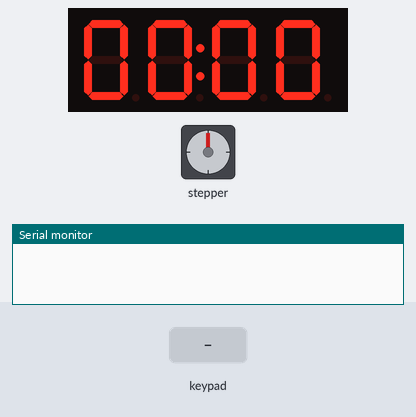
The sketch below on a simulated Arduino Uno, built with avr-gcc and run on an emulated ATmega328P. Shown: stepper motor, 4-digit seven-segment display, the last lines printed to the serial monitor. Wiring (inferred from the names in the program): stepper motor driver (200 steps per turn assumed): step pin 13; direction pin 12. The inputs (shaded band) are chosen by the test bench.

Above: at 1.2 s.
1.3 s: keypad keys 1 1 1 0 9 8 # pressed 0.4 s apart
At 3.6 s:
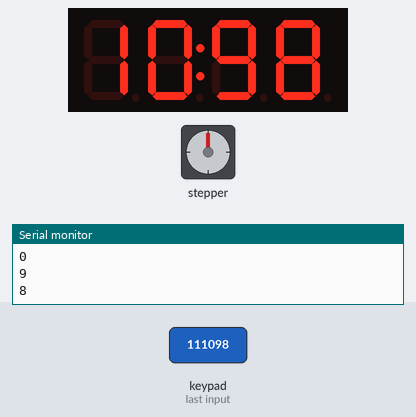
At 11.4 s:
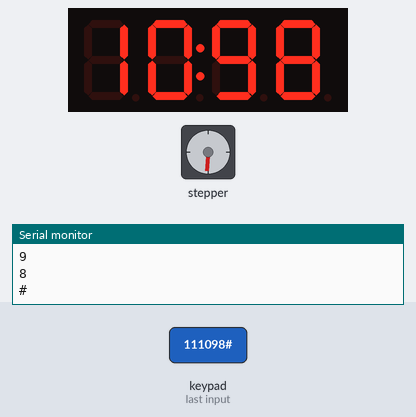
Timing chart, 0 to 19.1 s (numbered marks = the images above; inputs shaded):
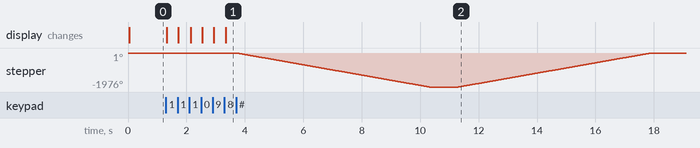

The sketch:

asd.ino
```cpp
#include <TM1637.h>
#include <Keypad.h>
#define leftMotorDirPin 12
#define leftMotorStepPin 13

const int ROW_NUM = 4; //four rows
const int COLUMN_NUM = 4; //four columns

char keys[ROW_NUM][COLUMN_NUM] = {
  {'1', '2', '3', 'A'},
  {'4', '5', '6', 'B'},
  {'7', '8', '9', 'C'},
  {'*', '0', '#', 'D'}
};

byte pin_rows[ROW_NUM] = {11, 10, 9, 8}; //connect to the row pinouts of the keypad
byte pin_column[COLUMN_NUM] = {7, 6, 5, 4}; //connect to the column pinouts of the keypad

Keypad keypad = Keypad( makeKeymap(keys), pin_rows, pin_column, ROW_NUM, COLUMN_NUM );

int CLK = 2;
int DIO = 3;

TM1637 tm(CLK, DIO);

int digit1 = 0;
int digit2 = 0;
int digit3 = 0;
int digit4 = 0;
boolean isMotorRunning = false;
void setup() {
  pinMode(leftMotorStepPin, OUTPUT);
  pinMode(leftMotorDirPin, OUTPUT);
  // put your setup code here, to run once:
  tm.init();

  // set brightness; 0-7
  tm.set(1);

  Serial.begin(9600);
}

void moveLeftMotorWithOneStep() {
        // These four lines result in 1 step:
        digitalWrite(leftMotorStepPin, HIGH);
        delayMicroseconds(3000);
        digitalWrite(leftMotorStepPin, LOW);
        delayMicroseconds(3000);
}

void moveLeftMotorForward(int steps) {
      digitalWrite(leftMotorDirPin, LOW);

      for (int i = 0; i < steps; i++) {
        moveLeftMotorWithOneStep();
      }

      delay(1000);
}

void moveLeftMotorBackward(int steps) {
      digitalWrite(leftMotorDirPin, HIGH);

      for (int i = 0; i < steps; i++) {
        moveLeftMotorWithOneStep();
      }

      delay(1000);
}

void loop() {
  char key = keypad.getKey();

  if (key) {
    isMotorRunning = true;
    Serial.println(key);
    String keyStr = String(key);
    boolean shouldRun = (key == '#');
    boolean shouldReset = (key == '*');

    if (shouldRun) {
      int totalSteps = digit1 * 1000 + digit2 * 100 + digit3 * 10 + digit4;

      moveLeftMotorForward(totalSteps);

      moveLeftMotorBackward(totalSteps);
    } else if (shouldReset) {
      digit1 = 0;
      digit2 = 0;
      digit3 = 0;
      digit4 = 0;
    } else {
      digit1 = digit2;
      digit2 = digit3;
      digit3 = digit4;
      digit4 = keyStr.toInt();
    }
  }
  // put your main code here, to run repeatedly:

  // example: "12:ab"
  // tm.display(position, character);
  tm.display(0, digit1);
  tm.display(1, digit2);
  tm.point(1);
  tm.display(2, digit3);
  tm.display(3, digit4);
}
```

Measured:
- after the input at 1.3 s, stepper: turns 1976° counter-clockwise in 6.6 s, then 1976° clockwise in 6.6 s; the display: first changes at once (image 1 shows a later state)
